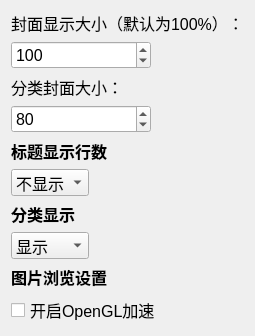
          <widget class="QFrame" name="frame_14">
           <property name="font">
            <font>
             <pointsize>12</pointsize>
            </font>
           </property>
           <property name="styleSheet">
            <string notr="true"/>
           </property>
           <layout class="QVBoxLayout" name="verticalLayout_17">
            <item>
             <widget class="QLabel" name="label_2">
              <property name="font">
               <font>
                <pointsize>12</pointsize>
               </font>
              </property>
              <property name="text">
               <string>封面显示大小（默认为100%）：</string>
              </property>
             </widget>
            </item>
            <item>
             <layout class="QHBoxLayout" name="horizontalLayout_15">
              <item>
               <widget class="WheelSpinBox" name="coverSize">
                <property name="minimumSize">
                 <size>
                  <width>140</width>
                  <height>0</height>
                 </size>
                </property>
                <property name="minimum">
                 <number>50</number>
                </property>
                <property name="maximum">
                 <number>250</number>
                </property>
                <property name="singleStep">
                 <number>10</number>
                </property>
                <property name="value">
                 <number>100</number>
                </property>
               </widget>
              </item>
              <item>
               <spacer name="horizontalSpacer_13">
                <property name="orientation">
                 <enum>Qt::Horizontal</enum>
                </property>
                <property name="sizeHint" stdset="0">
                 <size>
                  <width>40</width>
                  <height>20</height>
                 </size>
                </property>
               </spacer>
              </item>
             </layout>
            </item>
            <item>
             <widget class="QLabel" name="label_29">
              <property name="font">
               <font>
                <pointsize>12</pointsize>
               </font>
              </property>
              <property name="text">
               <string>分类封面大小：</string>
              </property>
             </widget>
            </item>
            <item>
             <layout class="QHBoxLayout" name="horizontalLayout_22">
              <item>
               <widget class="WheelSpinBox" name="categorySize">
                <property name="minimumSize">
                 <size>
                  <width>140</width>
                  <height>0</height>
                 </size>
                </property>
                <property name="minimum">
                 <number>30</number>
                </property>
                <property name="maximum">
                 <number>250</number>
                </property>
                <property name="singleStep">
                 <number>10</number>
                </property>
                <property name="value">
                 <number>80</number>
                </property>
               </widget>
              </item>
              <item>
               <spacer name="horizontalSpacer_21">
                <property name="orientation">
                 <enum>Qt::Horizontal</enum>
                </property>
                <property name="sizeHint" stdset="0">
                 <size>
                  <width>40</width>
                  <height>20</height>
                 </size>
                </property>
               </spacer>
              </item>
             </layout>
            </item>
            <item>
             <widget class="QLabel" name="label_44">
              <property name="font">
               <font>
                <pointsize>12</pointsize>
                <bold>true</bold>
               </font>
              </property>
              <property name="text">
               <string>标题显示行数</string>
              </property>
             </widget>
            </item>
            <item>
             <layout class="QHBoxLayout" name="horizontalLayout_34">
              <item>
               <widget class="WheelComboBox" name="titleLineBox">
                <item>
                 <property name="text">
                  <string>不显示</string>
                 </property>
                </item>
                <item>
                 <property name="text">
                  <string>1行</string>
                 </property>
                </item>
                <item>
                 <property name="text">
                  <string>2行</string>
                 </property>
                </item>
                <item>
                 <property name="text">
                  <string>3行</string>
                 </property>
                </item>
                <item>
                 <property name="text">
                  <string>全部</string>
                 </property>
                </item>
               </widget>
              </item>
              <item>
               <spacer name="horizontalSpacer_32">
                <property name="orientation">
                 <enum>Qt::Horizontal</enum>
                </property>
                <property name="sizeHint" stdset="0">
                 <size>
                  <width>40</width>
                  <height>20</height>
                 </size>
                </property>
               </spacer>
              </item>
             </layout>
            </item>
            <item>
             <widget class="QLabel" name="label_45">
              <property name="font">
               <font>
                <pointsize>12</pointsize>
                <bold>true</bold>
               </font>
              </property>
              <property name="text">
               <string>分类显示</string>
              </property>
             </widget>
            </item>
            <item>
             <layout class="QHBoxLayout" name="horizontalLayout_35">
              <item>
               <widget class="WheelComboBox" name="categoryBox">
                <item>
                 <property name="text">
                  <string>显示</string>
                 </property>
                </item>
                <item>
                 <property name="text">
                  <string>不显示</string>
                 </property>
                </item>
               </widget>
              </item>
              <item>
               <spacer name="horizontalSpacer_33">
                <property name="orientation">
                 <enum>Qt::Horizontal</enum>
                </property>
                <property name="sizeHint" stdset="0">
                 <size>
                  <width>40</width>
                  <height>20</height>
                 </size>
                </property>
               </spacer>
              </item>
             </layout>
            </item>
            <item>
             <widget class="QLabel" name="label_40">
              <property name="font">
               <font>
                <pointsize>12</pointsize>
                <bold>true</bold>
               </font>
              </property>
              <property name="text">
               <string>图片浏览设置</string>
              </property>
             </widget>
            </item>
            <item>
             <widget class="QCheckBox" name="openglBox">
              <property name="text">
               <string>开启OpenGL加速</string>
              </property>
             </widget>
            </item>
           </layout>
          </widget>
